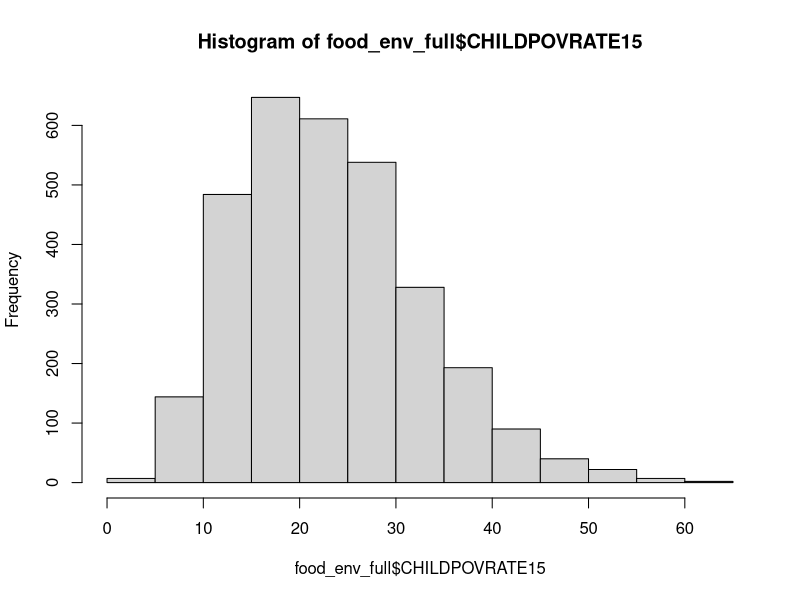
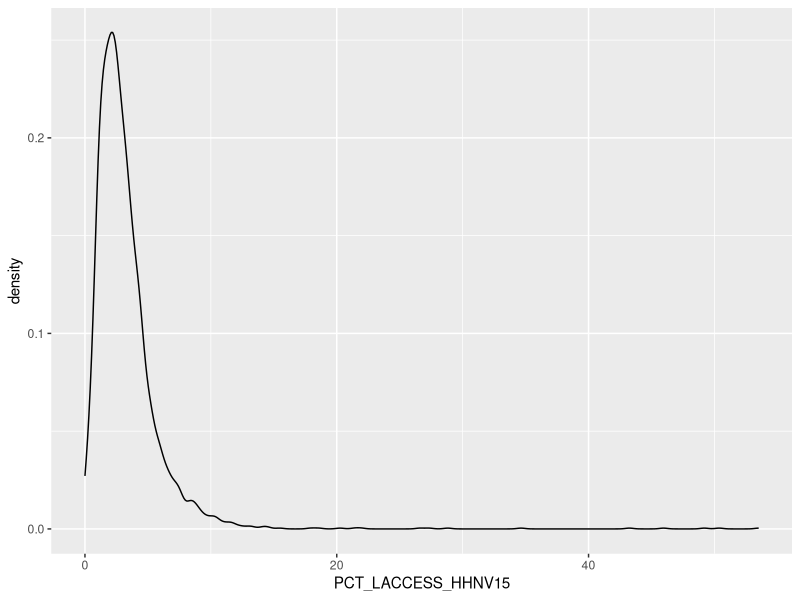
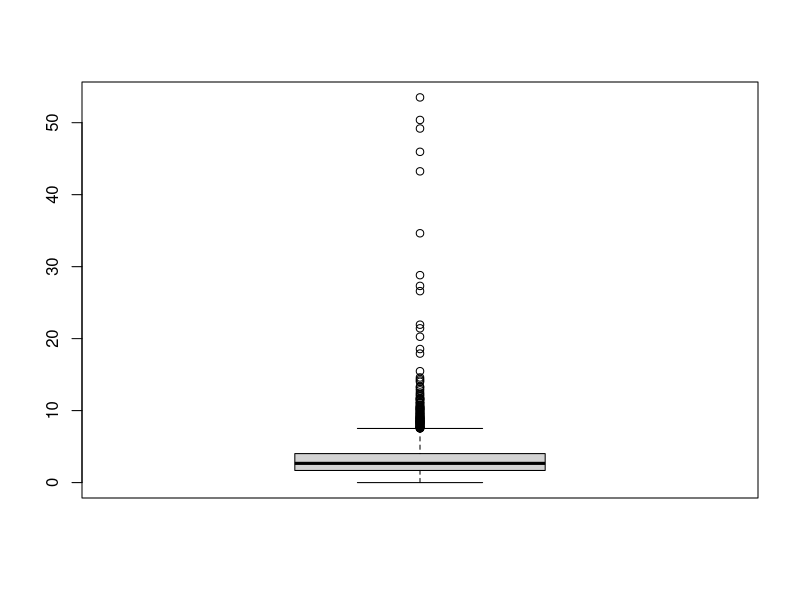

Generate these figures, in order, with R:
## ---- chunk 1
knitr::opts_chunk$set(echo = TRUE)
library(tidyverse)
## ---- chunk 2
#A.1
food_env <- read.csv("EDA_assignment_dataset.csv")

#A.2
summary(food_env)

#A.3
food_env_full <- drop_na(food_env)
droppedRows <- as.numeric(nrow(food_env) - nrow(food_env_full))
print(paste("The number of dropped rows is", droppedRows))

#A.4
food_env_full$METRO13 <- as.logical(food_env_full$METRO13)
print(paste("The data type of METRO13 is", typeof(food_env_full$METRO13)))
## ---- chunk 3
#B.5
summary_stats <- function(data) {
  print(paste("Minimum:", min(data)))
  print(paste("Maximum:", max(data)))
  print(paste("Mean:", mean(data)))
  print(paste("Median:", median(data)))
  print(paste("Standard Deviation:", sd(data)))
}
print("Child poverty rate statistics")
print(summary_stats(food_env_full$CHILDPOVRATE15))

hist(food_env_full$CHILDPOVRATE15)

#B.6
ggplot(food_env_full, aes(x=PCT_LACCESS_HHNV15)) + geom_density()
boxplot(food_env_full$PCT_LACCESS_HHNV15)

#B.7
food_env_5_states <- food_env_full %>% filter(State %in% c("VA",
                                                        "IL",
                                                        "MI",
                                                        "AR",
                                                        "OH"))

#B.8

